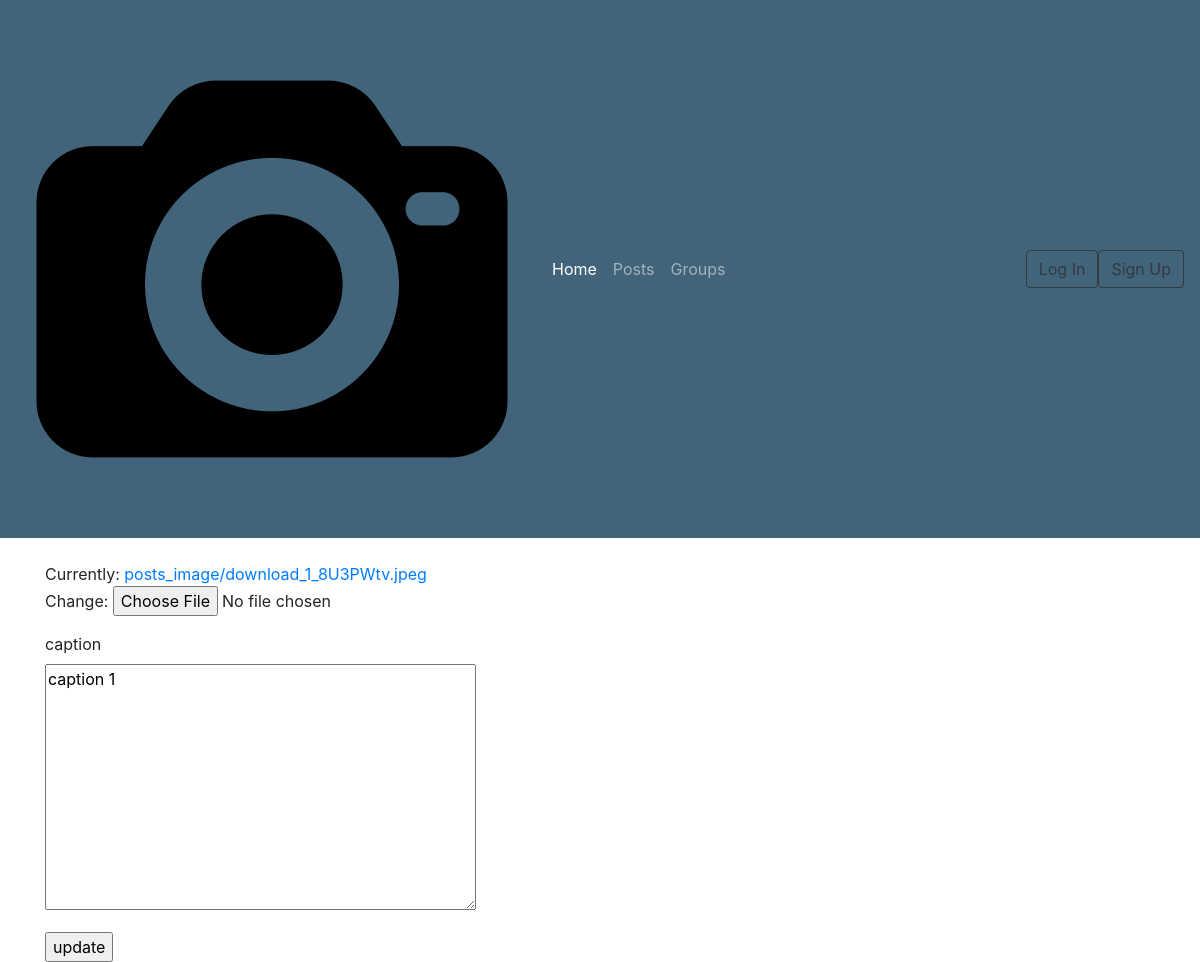
Before: /posts/update/2/ with the older database file.
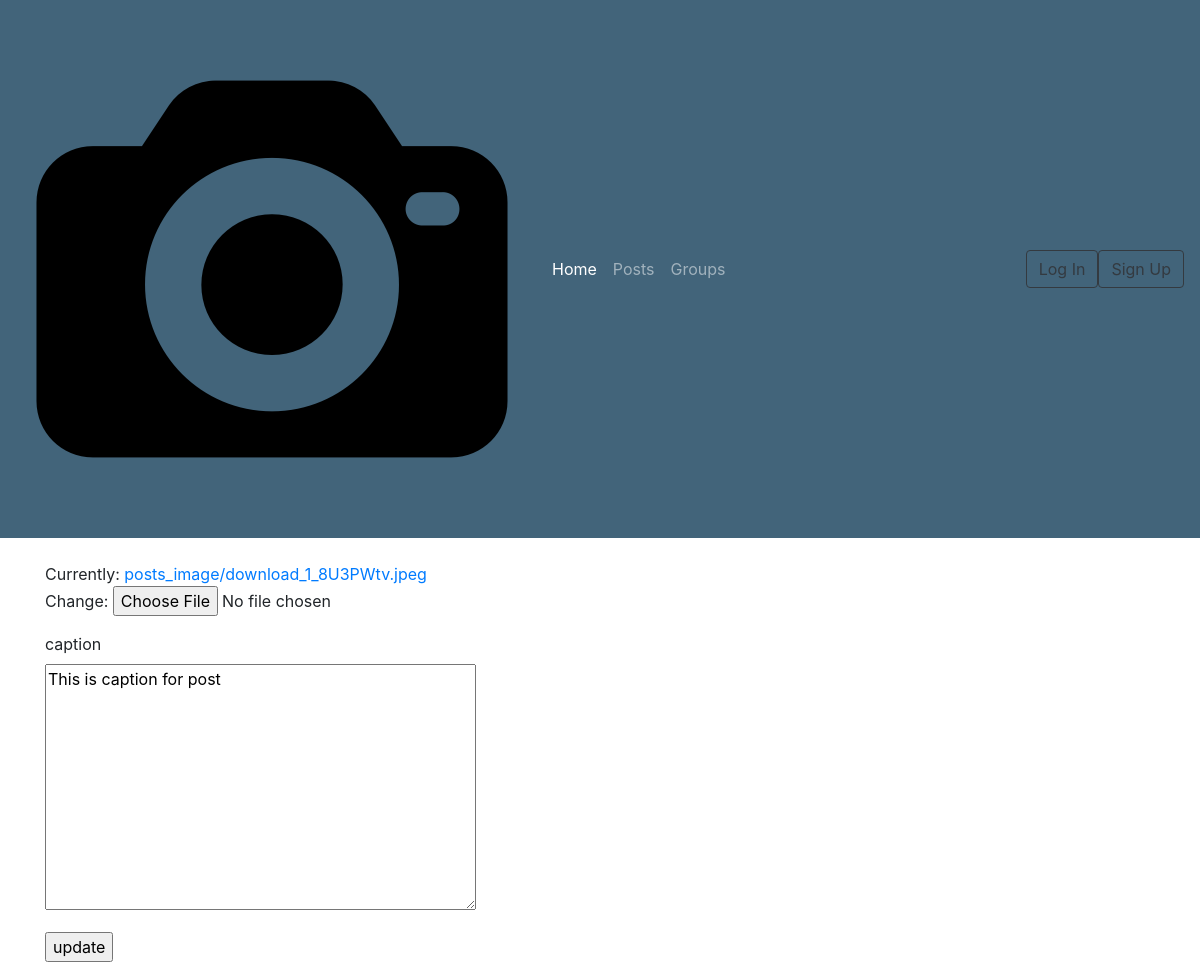
After: the same page with the newer database file.
### posts/models.py (models this page shows, shortened)
class Post(models.Model):
    author = models.ForeignKey(User, related_name='author', on_delete=models.CASCADE)
    image = models.ImageField(upload_to='posts_image')
    caption = models.TextField(blank=True, null=True)
    date_of_publication = models.DateTimeField(auto_now_add=True)
    class Meta:
        ordering = ['date_of_publication']

### posts/views.py (the view)
# urls.py: path('update/<int:pk>/', views.PostUpdateView.as_view(), name='update'),
class PostUpdateView(UpdateView):
    model = Post
    fields = ['image', 'caption']
    success_message = "Updated Successfully"
    success_url = reverse_lazy('posts:list')

### posts/templates/posts/post_form.html (shortened to what this page needs)
{% extends 'base.html' %}
{% block conntent %}
<form method="POST">
    <div class="form-group">
        <p>{{form.image}}</p>
        <label>caption</label>
        <p>{{form.caption}}</p>
    </div>
    <input type="submit" value="update">
</form>
{% endblock %}

Changed rows visible on the page:
changed Post: caption "caption 1" → "This is caption for post"
